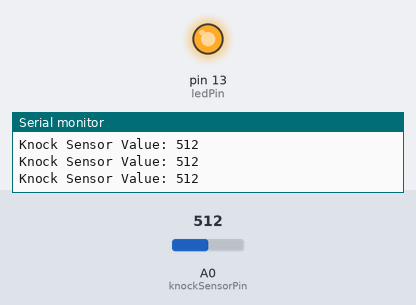
Bench run of a sketch on a simulated Arduino Uno, built with avr-gcc and run on an emulated ATmega328P. On the bench: output pins drawn as LEDs (lit = HIGH), the last lines printed to the serial monitor. Inputs (shaded band) come from the test bench; at power-on: A0 (knockSensorPin) = 512.

Above: at 1.4 s.
1.5 s: A0 (knockSensorPin) set to 105
3.0 s: A0 (knockSensorPin) set to 92
At 4.1 s:
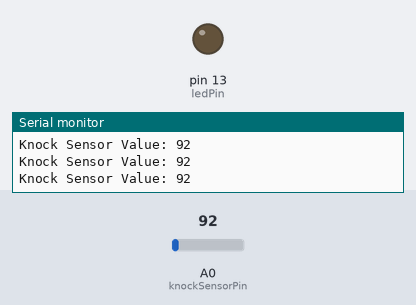
4.5 s: A0 (knockSensorPin) set to 110
At 5.4 s:
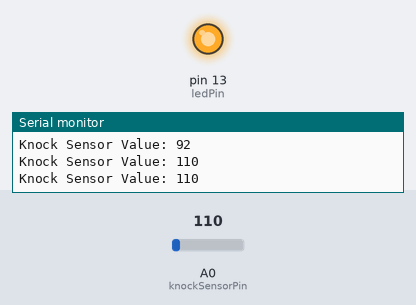
6.0 s: A0 (knockSensorPin) set to 90
At 6.9 s:
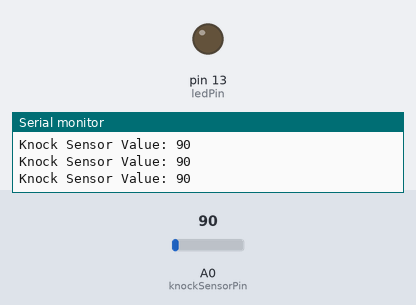
Timing chart, 0 to 8.8 s (numbered marks = the images above; inputs shaded):
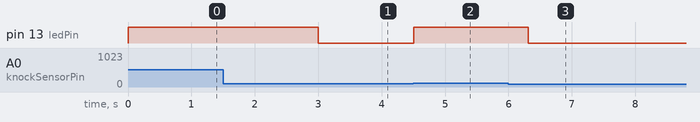

The sketch:

light_sensor.ino
```cpp
const int knockSensorPin = A0;  // Pin connected to the knock sensor
const int ledPin = 13;  // Pin connected to the LED
const int knockThreshold = 100;  // Adjust this threshold value as needed

void setup() {
  Serial.begin(9600);  // Initialize serial communication for debugging
  pinMode(knockSensorPin, INPUT);  // Set the knock sensor pin as input
  pinMode(ledPin, OUTPUT);  // Set the LED pin as output
}

void loop() {
  int sensorValue = analogRead(knockSensorPin);  // Read the sensor value
  Serial.print("Knock Sensor Value: ");  // Print label
  Serial.println(sensorValue);  // Print the sensor value

  if (sensorValue > knockThreshold) {  // Check if the sensor value exceeds the threshold
    digitalWrite(ledPin, HIGH);  // Turn on the LED
    delay(500);  // Keep the LED on for 500 milliseconds
  } else {
    digitalWrite(ledPin, LOW);  // Turn off the LED
  }

  delay(100);  // Small delay before the next reading
}
```

Measured:
- the behaviour switches between 101 and 100 on A0 (knockSensorPin) (found by bisection; images 0 and 1)
- after the input at 3.0 s, pin 13 (ledPin): HIGH → LOW at once
- after the input at 4.5 s, pin 13 (ledPin): LOW → HIGH at once
- after the input at 6.0 s, pin 13 (ledPin): HIGH → LOW after 0.31 s
